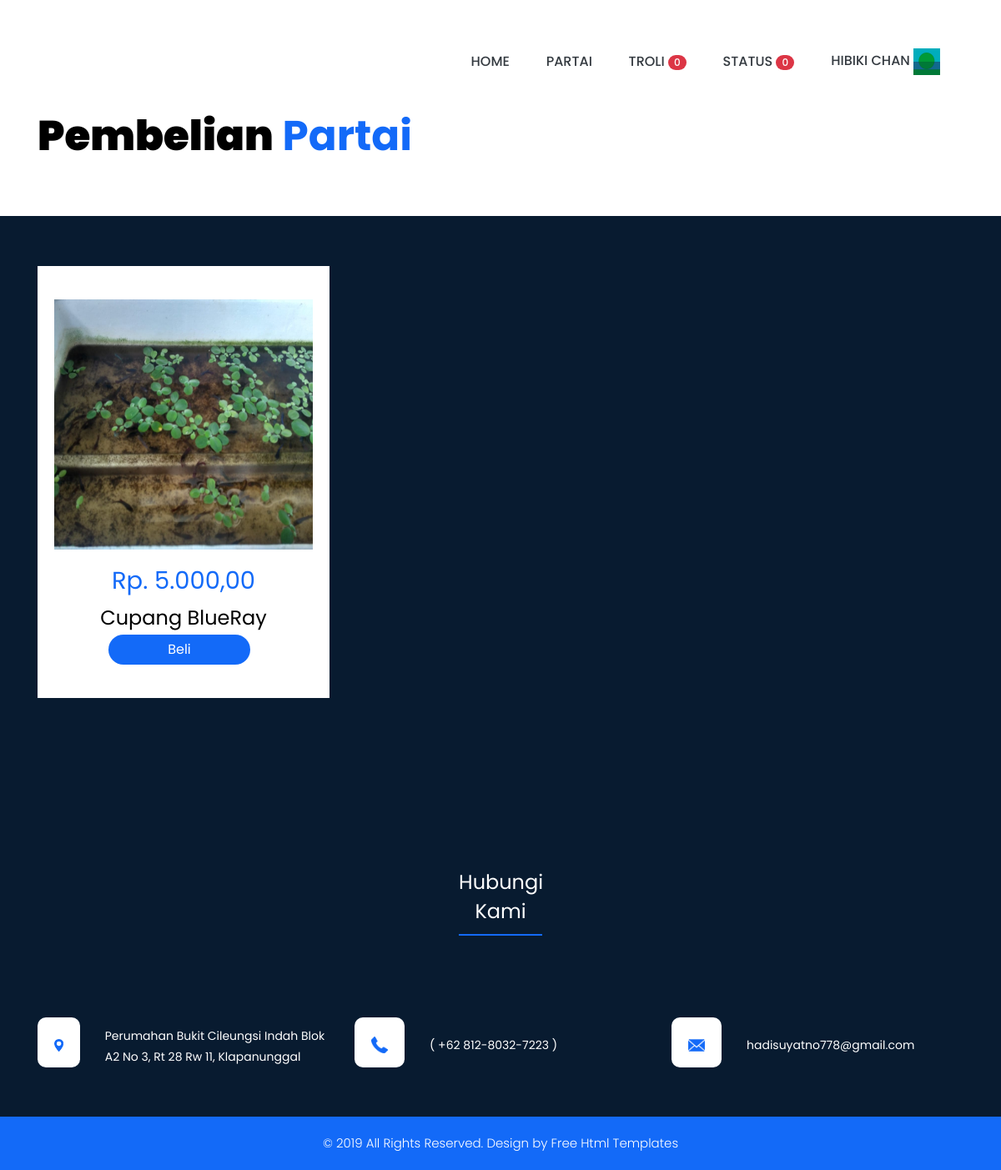
/belanja/index.php?r=partai (signed in), run on the app's committed database.
### tables this page shows
CREATE TABLE `tb_customer` (
  `id` int(11) NOT NULL,
  `kduser` text NOT NULL,
  `username` text NOT NULL,
  `password` text NOT NULL,
  `nama` text NOT NULL,
  `kontak` text NOT NULL,
  `alamat` text NOT NULL,
  `foto` text NOT NULL,
  `tstamp` text NOT NULL
);

CREATE TABLE `tb_produk` (
  `id` int(11) NOT NULL,
  `kdproduk` text NOT NULL,
  `nm_produk` text NOT NULL,
  `stok` text NOT NULL,
  `harga` text NOT NULL,
  `deskripsi` text NOT NULL,
  `jenis` text NOT NULL,
  `foto` text NOT NULL,
  `tstamp` text NOT NULL
);

### belanja/partai.php (the view, shortened to what this page needs)
<?php include 'comp/header.php'; ?>
   <body class="main-layout">
      <div id="plant" class="section  product mt-5" >
         <div class="container">
            <div class="row">
               <div class="col-md-12 ">
                  <div class="titlepage">
                     <h2><strong class="black" id="product"> Pembelian</strong>  Partai</h2>
                  </div>
               </div>
            </div>
            <div class="row">
              <div class="col-md-5">
              </div>
            </div>
         </div>
      </div>
                      <div class="clothes_main section ">
          <div class="container">
            <div class="row">
              <?php
                foreach (select__product_partai() as $pro):
                 ?>
               <div class="col-xl-4 col-lg-4 col-md-6 col-sm-12">
                  <div class="sport_product">
                     <figure><?= '<img src="../assets/images/produk/'.$pro['foto'].'">';?></figure>
                    <h3><strong class="price_text"><?= rupiah($pro['harga']);?></strong></h3>
                     <h4><?=$pro['nm_produk']?></h4>
                     <a href="?r=detail&pid=<?=$pro['kdproduk'];?>"><button class="btn btn-primary mt-2">Beli</button></a>
                  </div>
               </div><?php endforeach; ?>
             </div>
            </div>
           </div>
<?php include 'comp/footer.php'; ?>

### belanja/comp/header.php (shortened to what this page needs)
<?php require 'fungsi/fungsi.php'; ?>
<?php
foreach (select__cust() as $cust):
 ?>
<!DOCTYPE html>
<html lang="en">
   <head>
      <link rel="stylesheet" href="<?=url()?>css/bootstrap.min.css">
      <link rel="stylesheet" href="<?=url()?>css/style.css">
      <link rel="stylesheet" href="<?=url()?>css/responsive.css">
      <link rel="stylesheet" href="<?=url()?>css/jquery.mCustomScrollbar.min.css">
      <link rel="stylesheet" href="https://netdna.bootstrapcdn.com/font-awesome/4.0.3/css/font-awesome.css">
      <link rel="stylesheet" href="<?=url()?>css/owl.carousel.min.css">
      <link rel="stylesheet" href="<?=url()?>css/owl.theme.default.min.css">
      <link rel="stylesheet" href="https://cdnjs.cloudflare.com/ajax/libs/fancybox/2.1.5/jquery.fancybox.min.css" media="screen">
   </head>
      <header class="section">
         <div class="header">
            <div class="container">
               <div class="row">
                  <div class="col-xl-3 col-lg-3 col-md-3 col-sm-3 col logo_section">
                  </div>
                  <div class="col-xl-9 col-lg-9 col-md-9 col-sm-9 mt-2">
                     <div class="menu-area">
                        <div class="limit-box">
                           <nav class="main-menu">
                              <ul class="menu-area-main">
                                 <li> <a class="text-dark" href="index.php">Home</a> </li>
                                 <li><a class="text-dark" href="?r=partai">Partai</a></li>
                                 <li>
                                    <a class="text-dark" href="?r=detail&s=troli">troli
                                      <?php
                                      global $koneksi;
                                      $kduser = $_SESSION['kduser2'];
                                      $select = mysqli_query($koneksi, "SELECT count(id) AS jtroli FROM tb_keranjang WHERE kduser='$kduser'");
                                      $r = mysqli_fetch_array($select);
                                      echo '<span class="badge badge-pill badge-danger">'.$r['jtroli'].'</span>';
                                       ?>
                                    </a></li>
                                     <li>
                                    <a class="text-dark" href="?r=detail&s=status">Status
                                      <?php
                                      global $koneksi;
                                      $kduser = $_SESSION['kduser2'];
                                      $select = mysqli_query($koneksi, "SELECT count(id) AS jstatus FROM tb_transaksi WHERE kduser='$kduser'");
                                      $r = mysqli_fetch_array($select);
                                      echo '<span class="badge badge-pill badge-danger">'.$r['jstatus'].'</span>';
                                       ?>
                                    </a></li>
                                 <li class="mr-2">
                                    <div class="dropdown show">
                                       <a class="text-dark" href="#" role="button" id="dropdownMenuLink" data-toggle="dropdown" aria-haspopup="true" aria-expanded="false"><?=$cust['nama'];?>
                                            <?php
                          if ($cust['foto'] != "") {
                                       echo '<img src="../assets/images/customer/'.$cust['foto'].'" width="64">';
                                     }else{
                                        echo gambar("default.png", "32");
                                     }
                                     ?>
                                       </a>
                                    </div>
                                </li>
                              </ul>
                           </nav>
                        </div>
                     </div>
                  </div>
               </div>
            </div>
         </div>
      </header><?php endforeach;?>

### belanja/fungsi/fungsi.php (shortened to what this page needs)
<?php
$koneksi = mysqli_connect('localhost','root','','toko_cupang');
function select__cust()
{
	global $koneksi;
	$id = $_SESSION['idtoko2'];
	return mysqli_query($koneksi, "SELECT * FROM tb_customer WHERE id='$id'");
}
function select__product_partai()
{
	global $koneksi;
	return mysqli_query($koneksi, "SELECT * FROM tb_produk WHERE jenis='partai'");
}
function gambar($img, $size)
{
	return '<img src="//localhost/tokoonline-master/assets/images/'.$img.'"  width='.$size.'>';
}
function url()
{
	return $url = "//localhost/tokoonline-master/assets/";
}
function rupiah($angka){
	$hasil = "Rp. ". number_format($angka,2,',','.');
	return $hasil;
}
 ?>

### assets/css/style.css (style rules this page uses)
* { box-sizing: border-box !important; transition: ease all 0.5s; }
html { scroll-behavior: smooth; }
body { color: #666666; font-size: 14px; font-family: poppins; line-height: 1.80857; font-weight: normal; overflow-x: hidden; }
a { color: #1f1f1f; text-decoration: none !important; outline: none !important; -webkit-transition: all .3s ease-in-out; -moz-transition: all .3s ease-in-out; -ms-transition: all .3s ease-in-out; -o-transition: all .3s ease-in-out; transition: all .3s ease-in-out; }
h1, h2, h3, h4, h5, h6 { letter-spacing: 0; font-weight: normal; position: relative; padding: 0 0 10px 0; font-weight: normal; line-height: normal; color: #111111; margin: 0 }
h2 { font-size: 22px }
h3 { font-size: 18px }
h4 { font-size: 16px }
*, *::after, *::before { -webkit-box-sizing: border-box; -moz-box-sizing: border-box; box-sizing: border-box; }
ul, li, ol { margin: 0px; padding: 0px; list-style: none; }
a { color: #222222; text-decoration: none; outline: none !important; }
a, .btn { text-decoration: none !important; outline: none !important; -webkit-transition: all .3s ease-in-out; -moz-transition: all .3s ease-in-out; -ms-transition: all .3s ease-in-out; -o-transition: all .3s ease-in-out; transition: all .3s ease-in-out; }
img { max-width: 100%; height: auto; }
.badge { font-weight: 500; }
button { border: 0; margin: 0; padding: 0; cursor: pointer; }
.header { background-color: rgba(0, 0, 0, 0); background-repeat: repeat; background-size: auto; position: absolute; z-index: 999; width: 100%; left: 0; top: 0; padding: 0; padding-top: 0px; background-size: 100% 100%; background-repeat: no-repeat; min-height: 110px; padding-top: 45px }
nav.main-menu { float: right; margin-left: 0; }
.main-menu { text-align: center; }
.main-menu ul { margin: 0; list-style-type: none; margin-bottom: 10px; }
.main-menu ul>li { display: inline-block; position: relative; }
.main-menu ul>li a { line-height: 20px; font-size: 16px; display: block; font-weight: 500; color: #ffffff; padding: 22px 20px; text-transform: uppercase; }
.main-menu ul li:first-child { margin-left: 0; }
.main-menu ul>li { position: inherit; display: inline-block; vertical-align: middle; }
.btn-primary { background: #081b30; border: indianred; max-width: 170px; width: 100%; margin-right: 10px; border-radius: 25px; }
.titlepage { padding-bottom: 50px; }
.titlepage h2 { padding: 0px 0px 0px 0px; font-size: 50px; font-weight: bold; color: #136af8; line-height: 50px; position: relative; margin-bottom: 20px; }
.clothes_main { width: 100%; float: left; background-color: #081b30; height: auto; padding: 60px 0px; }
.sport_product { padding: 40px 20px; background: #fff; text-align: center; }
.price_text { font-size: 20px; color: #1369f5; }
.sport_product figure { margin:0; }
.sport_product figure img { height: 300px; }
.sport_product h3 { font-size: 29px; line-height: 25px; padding-top: 25px; }
.sport_product h4 { color: #000; font-size: 24px; line-height: 24px; padding: 10px 0px 0px 0px; }
.price_text { text-align: center; font-size: 29px; color: #136af8; padding-top: 25px; line-height: 25px; font-weight:normal; }
.section { float: left; width: 100%; }
button.btn.btn-primary,button.btn.btn-primary:hover,button.btn.btn-primary:focus { background: #136af8; padding: 10 40px; }
.product { padding-top: 90px; }
.product .titlepage h2 { color: #136af8; }
.black { color: #000; }
.main-menu ul > li a { padding-top: 5px; }
.sport_product { margin-bottom: 20px; }

### data on the page
tb_customer: jtroli "0", jstatus "0", nama "HIBIKI CHAN", shows a picture
tb_produk: foto (picture), harga "Rp. 5.000,00", nm_produk "Cupang BlueRay"
